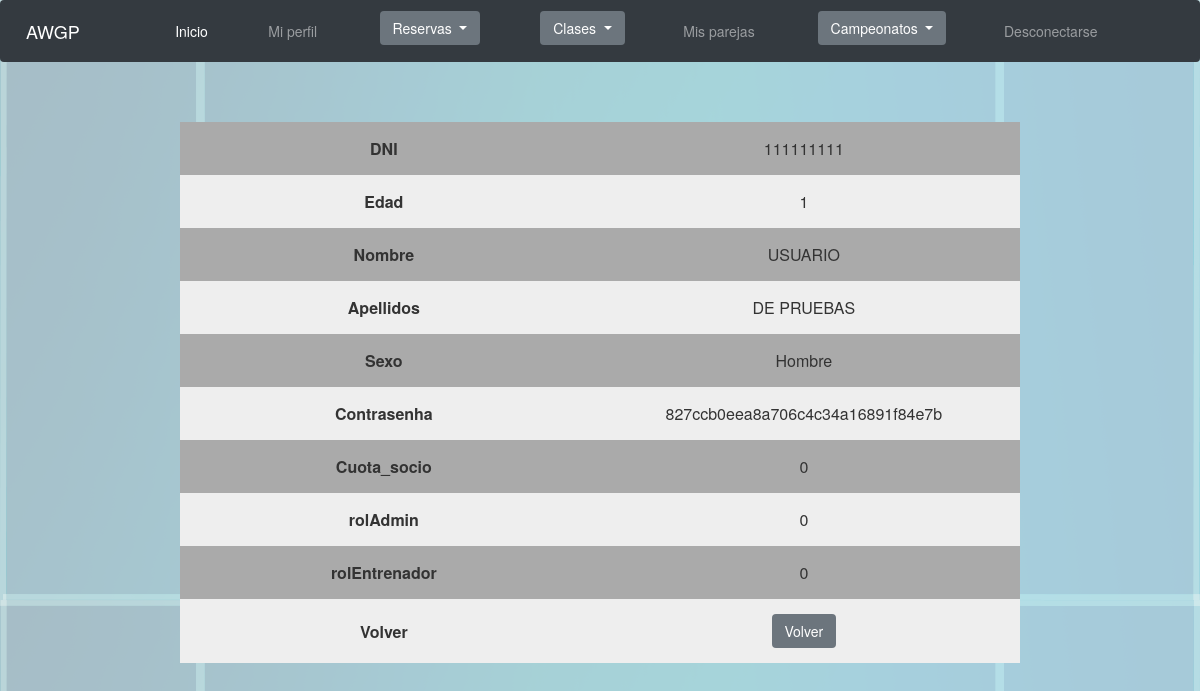
The app's page /Controllers/Controller_Deportista.php?submit=PERFIL (signed in) with its own data.
### tables this page shows
CREATE TABLE IF NOT EXISTS `Deportista` (
  `DNI` VARCHAR(9) NOT NULL,
  `Edad` INT NULL,
  `Nombre` VARCHAR(45) NULL,
  `Apellidos` VARCHAR(45) NULL,
  `Sexo` VARCHAR(6) NULL,
  `Contrasenha` VARCHAR(128) NOT NULL,
  `Cuota_Socio` INT NULL,
  `rolAdmin` TINYINT NULL,
  `rolEntrenador` TINYINT NULL,
  PRIMARY KEY (`DNI`));

### Views/Deportista/Deportista_SHOWCURRENT.php (called while the page is built)
<?php
include '../Views/base/SHOWCURRENT.php';
class Deportista_SHOWCURRENT extends SHOWCURRENT{
	function __construct($respuesta){
		$this->retorno = 'Controller_Deportista.php';
		$this->resultado = (array) $respuesta;
		$this->toString();
	}
}
?>

### Views/base/SHOWCURRENT.php (the view)
<?php
class SHOWCURRENT{
	var $retorno;
	var $resultado;
	var $Volver = 'Volver';
	function _getTr($i){
		if($i%2 == 0){
			return 'trPar';
		}else{
			return 'trImpar';
		}
	}
	function toString(){
		include '../Views/base/header.php';
		echo '<table class="detalle">';
			$i = 0;
			foreach ($this->resultado as $clave => $valor) {
				if($clave != 'mysqli'){
					echo '<tr class="'; echo $this->_getTr($i); echo'">';
						echo '<td class="formularioTd">';
							echo $clave;
						echo '<td class="mensaje">';
							echo $valor;
					echo '</tr>';
					$i++;
				}
			}
			echo '<tr class="'; echo $this->_getTr($i); echo'">';
				echo '<td class="formularioTd">';
					echo $this->Volver;
				echo '</td>';
				echo '<td class="formularioTd">';
					echo '<a href="'; echo $this->retorno; echo '">';
					echo '<button class="btn btn-secondary">'; echo $this->Volver; echo '</button>';
					echo '</a>';
				echo '</td>';
			echo '</tr>';
		echo '</table>';
		include '../Views/base/footer.php';
	}
}
?>

### css/style.css (style rules this page uses)
.btn { margin-left: 2%; margin-right: 2%; }
html { font: Arial; }
body { background-image: url(../img/padel.png); background-size: contain; }
.mensaje { text-align: center; }
.detalle { margin-left: 15%; margin-top: 5%; width: 70%; height: 13%; }
.formularioTd { width: 30%; text-align: center; font-weight: bold; padding: 15; }
.trPar { background: #AAAAAA; }
.trImpar { margin: 5px; background: #EEEEEE; }

### records on screen
deportista: DNI "111111111", Edad "1", Nombre "USUARIO", Apellidos "DE PRUEBAS", Sexo "Hombre", Contrasenha "827ccb0eea8a706c4c34a16891f84e7b", Cuota_Socio "0", rolAdmin "0", rolEntrenador "0"

### other values on screen
$clave "DNI"
$clave "Edad"
$clave "Nombre"
$clave "Apellidos"
$clave "Sexo"
$clave "Contrasenha"
$clave "Cuota_socio"
$clave "rolAdmin"
$clave "rolEntrenador"
$this->Volver "Volver"
